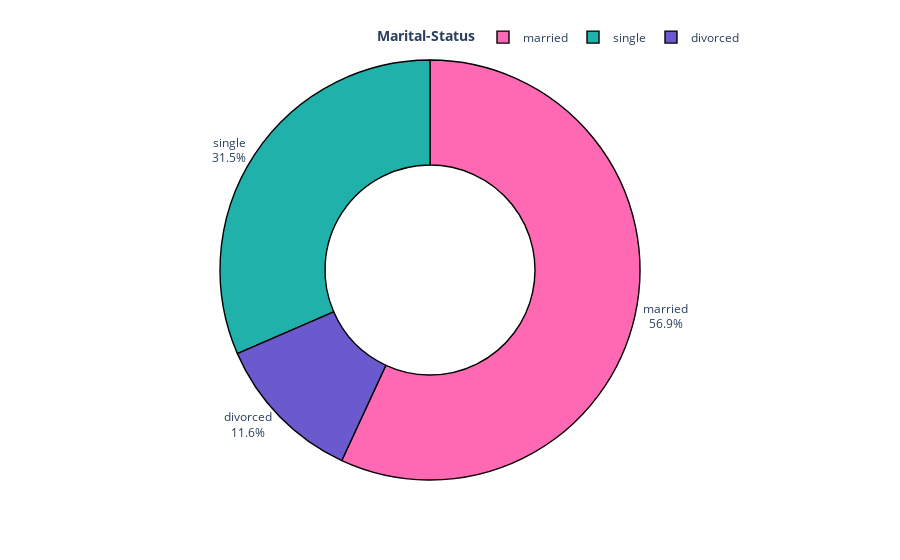

The cell this chart's notebook holds for it:
### Code cell
fig=px.pie(df.marital.value_counts().reset_index().rename(columns={'index':'Marital-Status','marital':'Count'}),names='Marital-Status',values='Count',hole=0.5,template='plotly_white',color_discrete_sequence=['HotPink','LightSeaGreen','SlateBlue'])
fig.update_traces(marker=dict(line=dict(color='#000000', width=1.4)))
fig.update_layout(title_x=0.5,showlegend=True,legend_title_text='<b>Marital-Status')
fig.update_traces(textposition='outside', textinfo='percent+label')
fig.update_layout(title_x=0.5,legend=dict(orientation='h',yanchor='bottom',y=1.02,xanchor='right',x=1))
fig.show()

### Figure 1 — Plotly figure (JSON) as saved in the notebook; plotly's stock layout.template omitted (floating-point values rounded to 4 significant figures)
{"data": [{"domain": {"x": [0.0, 1.0], "y": [0.0, 1.0]}, "hole": 0.5, "hovertemplate": "Marital-Status=%{label}<br>Count=%{value}<extra></extra>", "labels": ["married", "single", "divorced"], "legendgroup": "", "marker": {"line": {"color": "#000000", "width": 1.4}}, "name": "", "showlegend": true, "textinfo": "percent+label", "textposition": "outside", "type": "pie", "values": [6351, 3518, 1293]}], "layout": {"legend": {"orientation": "h", "title": {"text": "<b>Marital-Status"}, "tracegroupgap": 0, "x": 1, "xanchor": "right", "y": 1.02, "yanchor": "bottom"}, "margin": {"t": 60}, "piecolorway": ["HotPink", "LightSeaGreen", "SlateBlue"], "showlegend": true, "title": {"x": 0.5}}}
